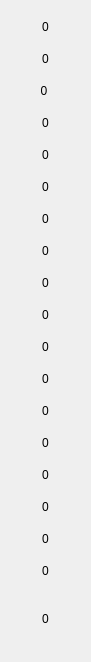
   <widget class="QWidget" name="gridLayoutWidget_4">
    <property name="geometry">
     <rect>
      <x>150</x>
      <y>40</y>
      <width>71</width>
      <height>601</height>
     </rect>
    </property>
    <layout class="QGridLayout" name="Agrid">
     <property name="spacing">
      <number>0</number>
     </property>
     <item row="16" column="0">
      <widget class="QPushButton" name="pushButton_14">
       <property name="sizePolicy">
        <sizepolicy hsizetype="Fixed" vsizetype="Fixed">
         <horstretch>0</horstretch>
         <verstretch>0</verstretch>
        </sizepolicy>
       </property>
       <property name="minimumSize">
        <size>
         <width>69</width>
         <height>32</height>
        </size>
       </property>
       <property name="maximumSize">
        <size>
         <width>69</width>
         <height>32</height>
        </size>
       </property>
       <property name="text">
        <string>0</string>
       </property>
       <property name="flat">
        <bool>true</bool>
       </property>
      </widget>
     </item>
     <item row="0" column="0">
      <widget class="QPushButton" name="pushButton">
       <property name="sizePolicy">
        <sizepolicy hsizetype="Fixed" vsizetype="Fixed">
         <horstretch>0</horstretch>
         <verstretch>0</verstretch>
        </sizepolicy>
       </property>
       <property name="minimumSize">
        <size>
         <width>69</width>
         <height>32</height>
        </size>
       </property>
       <property name="maximumSize">
        <size>
         <width>69</width>
         <height>32</height>
        </size>
       </property>
       <property name="text">
        <string>0</string>
       </property>
       <property name="flat">
        <bool>true</bool>
       </property>
      </widget>
     </item>
     <item row="12" column="0">
      <widget class="QPushButton" name="pushButton_21">
       <property name="sizePolicy">
        <sizepolicy hsizetype="Fixed" vsizetype="Fixed">
         <horstretch>0</horstretch>
         <verstretch>0</verstretch>
        </sizepolicy>
       </property>
       <property name="minimumSize">
        <size>
         <width>69</width>
         <height>32</height>
        </size>
       </property>
       <property name="maximumSize">
        <size>
         <width>69</width>
         <height>32</height>
        </size>
       </property>
       <property name="text">
        <string>0</string>
       </property>
       <property name="flat">
        <bool>true</bool>
       </property>
      </widget>
     </item>
     <item row="13" column="0">
      <widget class="QPushButton" name="pushButton_22">
       <property name="sizePolicy">
        <sizepolicy hsizetype="Fixed" vsizetype="Fixed">
         <horstretch>0</horstretch>
         <verstretch>0</verstretch>
        </sizepolicy>
       </property>
       <property name="minimumSize">
        <size>
         <width>69</width>
         <height>32</height>
        </size>
       </property>
       <property name="maximumSize">
        <size>
         <width>69</width>
         <height>32</height>
        </size>
       </property>
       <property name="text">
        <string>0</string>
       </property>
       <property name="flat">
        <bool>true</bool>
       </property>
      </widget>
     </item>
     <item row="8" column="0">
      <widget class="QPushButton" name="pushButton_3">
       <property name="sizePolicy">
        <sizepolicy hsizetype="Fixed" vsizetype="Fixed">
         <horstretch>0</horstretch>
         <verstretch>0</verstretch>
        </sizepolicy>
       </property>
       <property name="minimumSize">
        <size>
         <width>69</width>
         <height>32</height>
        </size>
       </property>
       <property name="maximumSize">
        <size>
         <width>69</width>
         <height>32</height>
        </size>
       </property>
       <property name="text">
        <string>0</string>
       </property>
       <property name="flat">
        <bool>true</bool>
       </property>
      </widget>
     </item>
     <item row="14" column="0">
      <widget class="QPushButton" name="pushButton_17">
       <property name="sizePolicy">
        <sizepolicy hsizetype="Fixed" vsizetype="Fixed">
         <horstretch>0</horstretch>
         <verstretch>0</verstretch>
        </sizepolicy>
       </property>
       <property name="minimumSize">
        <size>
         <width>69</width>
         <height>32</height>
        </size>
       </property>
       <property name="maximumSize">
        <size>
         <width>69</width>
         <height>32</height>
        </size>
       </property>
       <property name="text">
        <string>0</string>
       </property>
       <property name="flat">
        <bool>true</bool>
       </property>
      </widget>
     </item>
     <item row="17" column="0">
      <widget class="QPushButton" name="pushButton_15">
       <property name="sizePolicy">
        <sizepolicy hsizetype="Fixed" vsizetype="Fixed">
         <horstretch>0</horstretch>
         <verstretch>0</verstretch>
        </sizepolicy>
       </property>
       <property name="minimumSize">
        <size>
         <width>69</width>
         <height>32</height>
        </size>
       </property>
       <property name="maximumSize">
        <size>
         <width>69</width>
         <height>32</height>
        </size>
       </property>
       <property name="text">
        <string>0</string>
       </property>
       <property name="flat">
        <bool>true</bool>
       </property>
      </widget>
     </item>
     <item row="1" column="0">
      <widget class="QPushButton" name="pushButton_2">
       <property name="sizePolicy">
        <sizepolicy hsizetype="Fixed" vsizetype="Fixed">
         <horstretch>0</horstretch>
         <verstretch>0</verstretch>
        </sizepolicy>
       </property>
       <property name="minimumSize">
        <size>
         <width>69</width>
         <height>32</height>
        </size>
       </property>
       <property name="maximumSize">
        <size>
         <width>69</width>
         <height>32</height>
        </size>
       </property>
       <property name="text">
        <string>0</string>
       </property>
       <property name="flat">
        <bool>true</bool>
       </property>
      </widget>
     </item>
     <item row="18" column="0" rowspan="2">
      <widget class="QPushButton" name="pushButton_12">
       <property name="sizePolicy">
        <sizepolicy hsizetype="Fixed" vsizetype="Fixed">
         <horstretch>0</horstretch>
         <verstretch>0</verstretch>
        </sizepolicy>
       </property>
       <property name="minimumSize">
        <size>
         <width>69</width>
         <height>64</height>
        </size>
       </property>
       <property name="maximumSize">
        <size>
         <width>69</width>
         <height>64</height>
        </size>
       </property>
       <property name="text">
        <string>0</string>
       </property>
       <property name="flat">
        <bool>true</bool>
       </property>
      </widget>
     </item>
     <item row="4" column="0">
      <widget class="QPushButton" name="pushButton_11">
       <property name="sizePolicy">
        <sizepolicy hsizetype="Fixed" vsizetype="Fixed">
         <horstretch>0</horstretch>
         <verstretch>0</verstretch>
        </sizepolicy>
       </property>
       <property name="minimumSize">
        <size>
         <width>69</width>
         <height>32</height>
        </size>
       </property>
       <property name="maximumSize">
        <size>
         <width>69</width>
         <height>32</height>
        </size>
       </property>
       <property name="text">
        <string>0</string>
       </property>
       <property name="flat">
        <bool>true</bool>
       </property>
      </widget>
     </item>
     <item row="2" column="0">
      <widget class="QPushButton" name="pushButton_4">
       <property name="sizePolicy">
        <sizepolicy hsizetype="Fixed" vsizetype="Fixed">
         <horstretch>0</horstretch>
         <verstretch>0</verstretch>
        </sizepolicy>
       </property>
       <property name="minimumSize">
        <size>
         <width>69</width>
         <height>32</height>
        </size>
       </property>
       <property name="maximumSize">
        <size>
         <width>69</width>
         <height>32</height>
        </size>
       </property>
       <property name="text">
        <string>0 </string>
       </property>
       <property name="flat">
        <bool>true</bool>
       </property>
      </widget>
     </item>
     <item row="10" column="0">
      <widget class="QPushButton" name="pushButton_23">
       <property name="sizePolicy">
        <sizepolicy hsizetype="Fixed" vsizetype="Fixed">
         <horstretch>0</horstretch>
         <verstretch>0</verstretch>
        </sizepolicy>
       </property>
       <property name="minimumSize">
        <size>
         <width>69</width>
         <height>32</height>
        </size>
       </property>
       <property name="maximumSize">
        <size>
         <width>69</width>
         <height>32</height>
        </size>
       </property>
       <property name="text">
        <string>0</string>
       </property>
       <property name="flat">
        <bool>true</bool>
       </property>
      </widget>
     </item>
     <item row="5" column="0">
      <widget class="QPushButton" name="pushButton_13">
       <property name="sizePolicy">
        <sizepolicy hsizetype="Fixed" vsizetype="Fixed">
         <horstretch>0</horstretch>
         <verstretch>0</verstretch>
        </sizepolicy>
       </property>
       <property name="minimumSize">
        <size>
         <width>69</width>
         <height>32</height>
        </size>
       </property>
       <property name="maximumSize">
        <size>
         <width>69</width>
         <height>32</height>
        </size>
       </property>
       <property name="text">
        <string>0</string>
       </property>
       <property name="flat">
        <bool>true</bool>
       </property>
      </widget>
     </item>
     <item row="9" column="0">
      <widget class="QPushButton" name="pushButton_20">
       <property name="sizePolicy">
        <sizepolicy hsizetype="Fixed" vsizetype="Fixed">
         <horstretch>0</horstretch>
         <verstretch>0</verstretch>
        </sizepolicy>
       </property>
       <property name="minimumSize">
        <size>
         <width>69</width>
         <height>32</height>
        </size>
       </property>
       <property name="maximumSize">
        <size>
         <width>69</width>
         <height>32</height>
        </size>
       </property>
       <property name="text">
        <string>0</string>
       </property>
       <property name="flat">
        <bool>true</bool>
       </property>
      </widget>
     </item>
     <item row="11" column="0">
      <widget class="QPushButton" name="pushButton_24">
       <property name="sizePolicy">
        <sizepolicy hsizetype="Fixed" vsizetype="Fixed">
         <horstretch>0</horstretch>
         <verstretch>0</verstretch>
        </sizepolicy>
       </property>
       <property name="minimumSize">
        <size>
         <width>69</width>
         <height>32</height>
        </size>
       </property>
       <property name="maximumSize">
        <size>
         <width>69</width>
         <height>32</height>
        </size>
       </property>
       <property name="text">
        <string>0</string>
       </property>
       <property name="flat">
        <bool>true</bool>
       </property>
      </widget>
     </item>
     <item row="6" column="0">
      <widget class="QPushButton" name="pushButton_16">
       <property name="sizePolicy">
        <sizepolicy hsizetype="Fixed" vsizetype="Fixed">
         <horstretch>0</horstretch>
         <verstretch>0</verstretch>
        </sizepolicy>
       </property>
       <property name="minimumSize">
        <size>
         <width>69</width>
         <height>32</height>
        </size>
       </property>
       <property name="maximumSize">
        <size>
         <width>69</width>
         <height>32</height>
        </size>
       </property>
       <property name="text">
        <string>0</string>
       </property>
       <property name="flat">
        <bool>true</bool>
       </property>
      </widget>
     </item>
     <item row="7" column="0">
      <widget class="QPushButton" name="pushButton_19">
       <property name="sizePolicy">
        <sizepolicy hsizetype="Fixed" vsizetype="Fixed">
         <horstretch>0</horstretch>
         <verstretch>0</verstretch>
        </sizepolicy>
       </property>
       <property name="minimumSize">
        <size>
         <width>69</width>
         <height>32</height>
        </size>
       </property>
       <property name="maximumSize">
        <size>
         <width>69</width>
         <height>32</height>
        </size>
       </property>
       <property name="text">
        <string>0</string>
       </property>
       <property name="flat">
        <bool>true</bool>
       </property>
      </widget>
     </item>
     <item row="3" column="0">
      <widget class="QPushButton" name="pushButton_5">
       <property name="sizePolicy">
        <sizepolicy hsizetype="Fixed" vsizetype="Fixed">
         <horstretch>0</horstretch>
         <verstretch>0</verstretch>
        </sizepolicy>
       </property>
       <property name="minimumSize">
        <size>
         <width>69</width>
         <height>32</height>
        </size>
       </property>
       <property name="maximumSize">
        <size>
         <width>69</width>
         <height>32</height>
        </size>
       </property>
       <property name="text">
        <string>0</string>
       </property>
       <property name="flat">
        <bool>true</bool>
       </property>
      </widget>
     </item>
     <item row="15" column="0">
      <widget class="QPushButton" name="pushButton_18">
       <property name="sizePolicy">
        <sizepolicy hsizetype="Fixed" vsizetype="Fixed">
         <horstretch>0</horstretch>
         <verstretch>0</verstretch>
        </sizepolicy>
       </property>
       <property name="minimumSize">
        <size>
         <width>69</width>
         <height>32</height>
        </size>
       </property>
       <property name="maximumSize">
        <size>
         <width>69</width>
         <height>32</height>
        </size>
       </property>
       <property name="text">
        <string>0</string>
       </property>
       <property name="flat">
        <bool>true</bool>
       </property>
      </widget>
     </item>
    </layout>
   </widget>
